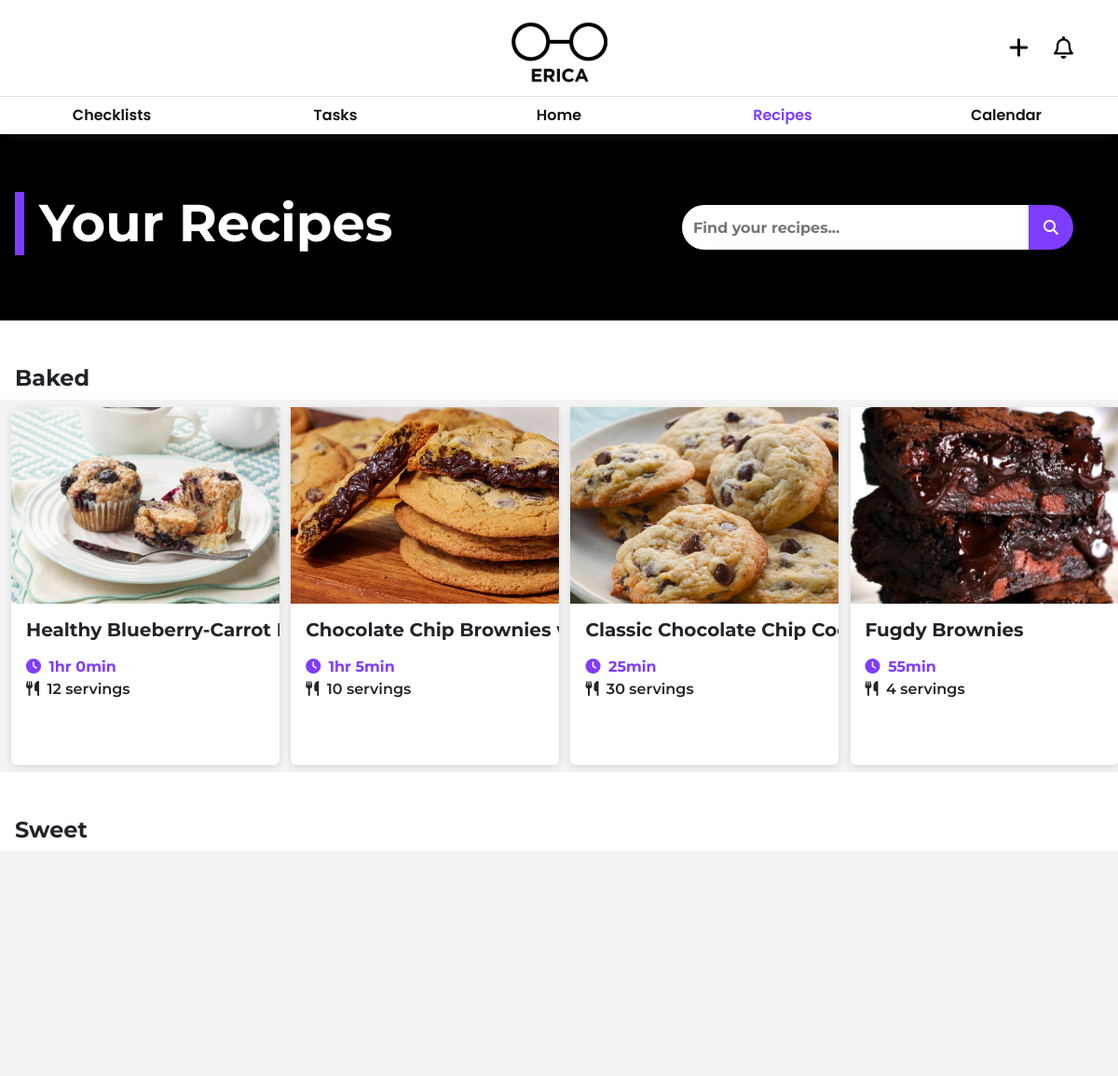
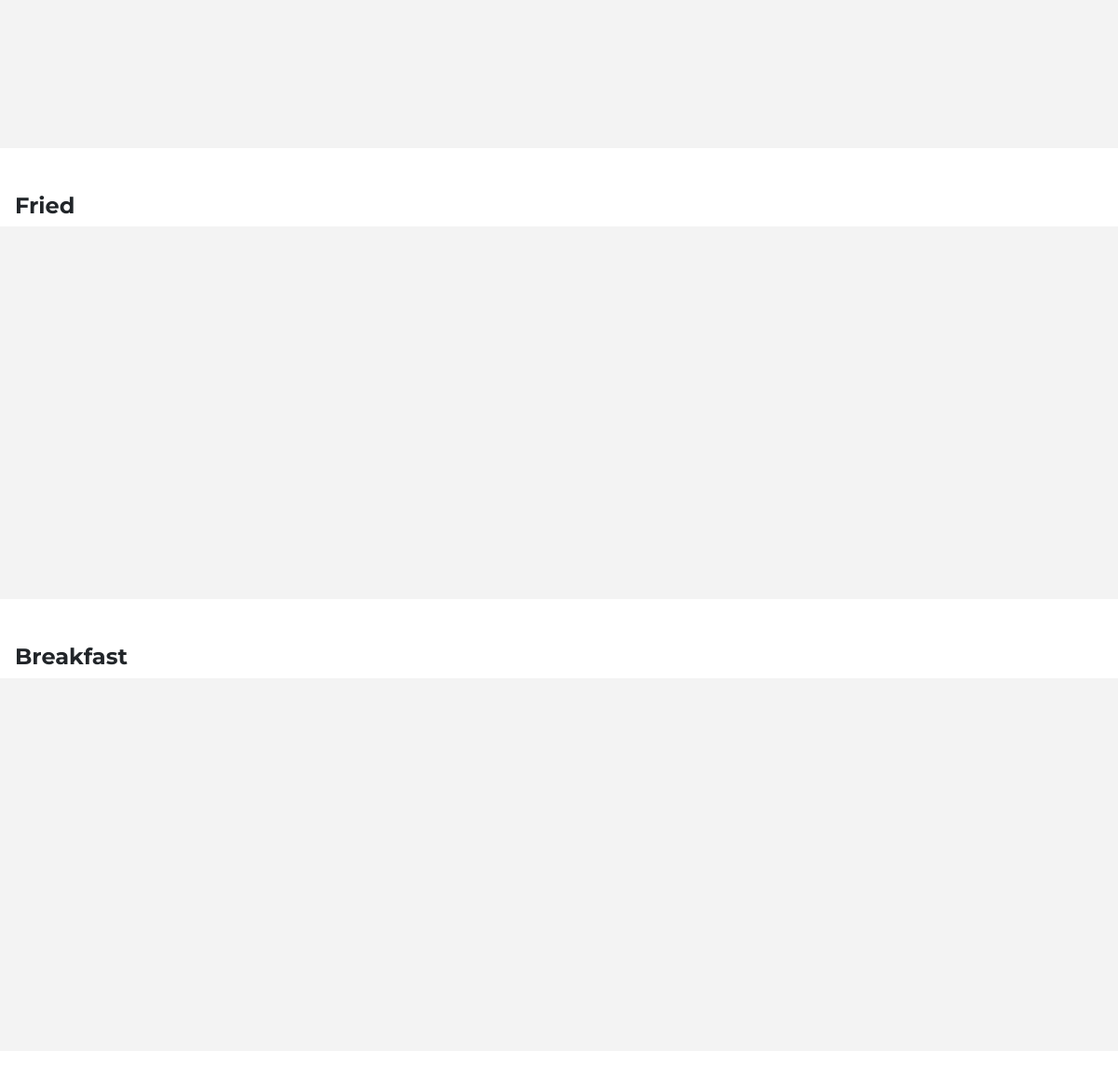
The app's page /recipes/ with its own data (2 pictures, top to bottom).
### EricaOne/models.py (models this page shows, shortened)
class Category(models.Model):
    name = models.CharField(max_length=255)
    def __str__(self):
        return self.name
    class Meta:
        verbose_name_plural = "Categories"

class Dish(models.Model):
    name = models.CharField(max_length=255)
    prep_minutes = models.IntegerField(default=0)
    prep_hours = models.IntegerField(default=0)
    servings = models.IntegerField()
    aliases = models.JSONField(blank=True, null=True)
    categories = models.ManyToManyField(Category)
    image = models.ImageField(upload_to='dish_images/', blank=True, null=True, max_length=255)
    @property
    def get_categories(self):
        return list(category for category in self.categories.all())
    class Meta:
        verbose_name_plural = "Dishes"

### EricaOne/views.py (the view)
# urls.py: path("recipes/", views.recipes, name="recipes"),
def recipes(request):
    all_categories = Category.objects.all()
    categories = sample(list(all_categories), 4)
    dishes = []
    all_dishes = Dish.objects.all()
    for category in categories:
        dishcount = 0
        for dish in all_dishes:
            if category in dish.get_categories:
                dishes.append(dish)
                dishcount += 1
                if dishcount == 4:
                    break
    if request.method == "POST":
        dishForm = NewDish(request.POST)
        if dishForm.is_valid():
            dish = Dish(name=dishForm.cleaned_data["name"],
                        prep_hours=dishForm.cleaned_data["prep_hours"],
                        prep_minutes=dishForm.cleaned_data["prep_minutes"],
                        servings=dishForm.cleaned_data["servings"])
            if dishForm.cleaned_data["aliases"] is not None:
                dish.aliases = dishForm.cleaned_data["aliases"]
            dish.image = request.FILES.get("image")
            dish.save()
            return redirect(reverse(f"recipe", args=[dish.id]))
    else:
        dishForm = NewDish()
    context = {
        'dishForm': dishForm,
        'categories': categories,
        'dishes': dishes,
    }
    return render(request, 'EricaOne/recipes.html', context)

### EricaOne/forms.py
class NewDish(forms.Form):
    name = forms.CharField(label="Dish Name", max_length=255, required=True)
    prep_hours = forms.IntegerField(required=True)
    prep_minutes = forms.IntegerField(required=True)
    servings = forms.IntegerField(required=True)
    aliases = forms.JSONField(required=False)
    image = forms.ImageField(required=False)
    categories = forms.ModelMultipleChoiceField(
        queryset=Category.objects.all(),
        widget=forms.CheckboxSelectMultiple,
        required=False
    )

### EricaOne/templates/EricaOne/recipes.html (shortened to what this page needs)
{% extends 'EricaOne/base.html' %}
{% load static %}
{% block recipes_styles %}
    <link rel="stylesheet" href="{% static 'EricaOne/recipes.css' %}">
{% endblock %}
{% block addDish %}
    <a href="#newDish" class="newDish-toggle" data-bs-toggle="offcanvas" data-bs-target="#newDish" role="button" aria-controls="newDish"><i class="fa-solid fa-plus nav-icon"></i></a>
{% endblock%}
{% block content %}
    <div class="recipes-header mb-5">
        <h2 class="page-header display-4 mx-3 ps-3">
            Your Recipes
        </h2>
        <div class="searchbar mx-5">
            <input type="search" name="searchbar" id="id_searchbar" placeholder="Find your recipes...">
            <a class="searchbar-icon" href="http://"><i class="fa-solid fa-magnifying-glass"></i></a>
        </div>
    </div>
    {% for category in categories %}
        <h4 class="category-label mx-3 my-2">{{category}}</h4>
        <div class="dish-row p-2 mb-5">
            {% for dish in dishes %}
                {% if forloop.counter <= 4 %}
                    {% if category in dish.get_categories%}
                        <div class="dish-column col-4 col-lg-3 px-1">
                            <div class="card dish-card">
                                <div class="dish-image">
                                    {% if dish.image %}
                                        <img src="{{dish.image.url}}" class="dish-img">
                                    {% else %}
                                        <img src="{% static 'EricaOne/images/brand/no-image.png' %}" class="dish-img">
                                    {% endif %}
                                </div>
                                <div class="dish-info p-3">
                                    <h5 class="dish-title mb-3">{{dish.name}}</h5>
                                    <p class="dish-prep m-0">
                                        <i class="fa-solid fa-clock prep-icon pe-1"></i>
                                        {% if dish.prep_hours != 0 %}
                                            {{dish.prep_hours}}hr
                                        {%endif%}
                                        {{dish.prep_minutes}}min
                                    </p>
                                    <p class="dish-servings m-0">
                                        <i class="fa-solid fa-utensils pe-1"></i>
                                        {{dish.servings}} servings
                                    </p>
                                </div>
                            </div>
                        </div>
                    {% endif %}
                {% endif %}
            {% endfor %}
        </div>
    {% endfor %}
{% endblock %}

### EricaOne/templates/EricaOne/base.html (shortened to what this page needs)
{% load static %}
<!DOCTYPE html>
<html lang="en">
<head>
    <link href="https://cdn.jsdelivr.net/npm/bootstrap@5.3.2/dist/css/bootstrap.min.css" rel="stylesheet">
    <link rel="stylesheet" href="{% static 'EricaOne/base.css' %}">
    {% block recipes_styles %}{% endblock %}
</head>
<body>
    <nav class="logo-nav navbar navbar-expand-md p-0">
        <div class="container-fluid logo-nav-container justify-content-center">
            <a href="/"  class="nav-logo"><img src="{% static 'EricaOne/brand/logos/text-logo-black.png' %}" alt="" class="nav-logo-img"></a>
            <a href="#sidebar" class="noti-toggle" data-bs-toggle="offcanvas" role="button" aria-controls="sidebar"><i class="fa-regular fa-bell nav-icon"></i></a>
            {% block addDish %}{% endblock %}
        </div>
    </nav>
    <nav class="navbar navbar-expand-md p-0">
        <div class="container-fluid logo-nav-container p-0">
            <div id="main-nav" class="collapse navbar-collapse align-items-center">
                <ul class="navbar-nav justify-content-evenly">
                    <li class="nav-item text-center">
                        <a href="#" class="nav-link">Checklists</a>
                    </li>
                    <li class="nav-item text-center">
                        <a href="#" class="nav-link">Tasks</a>
                    </li>
                    <li class="nav-item text-center">
                        <a href="{% url 'home' %}" class="nav-link">Home</a>
                    </li>
                    <li id="recipes-nav-item" class="nav-item text-center">
                        <a id="recipes-nav-link" href="{% url 'recipes' %}" class="nav-link">Recipes</a>
                    </li>
                    <li class="nav-item text-center">
                        <a href="#" class="nav-link">Calendar</a>
                    </li>
                </ul>
            </div>
        </div>
    </nav>
    <div id="content" name="content">
        <div class="container-fluid">
            {% block content %}
            {% endblock %}
        </div>
    </div>
</body>
</html>

### EricaOne/static/EricaOne/base.css (style rules this page uses)
* { font-family: 'Montserrat', 'Poppins', 'Didact Gothic'; }
.logo-nav { height: 13vh; border-bottom: 1px solid #0000001f; }
.logo-nav-container { height: 100%; }
.nav-logo { height: 100%; }
.nav-logo-img { width: 100%; height: 100%; object-fit: contain; }
.nav-icon { color: #000000; }
.noti-toggle { right: 0; margin-right: 4vw; border: none; background: none; font-size: 1.5em; position: absolute; transition: all 0.2s ease; }
.navbar-nav { width: 100%; box-shadow: rgba(99, 99, 99, 0.2) 0px 8px 8px -6px; }
.nav-item { width: 100%; position: relative; transition: all 0.3s ease; }
.nav-item::after { left: 0; bottom: 0; width: 0px; height: 2px; content: ''; position: absolute; transition: all 0.3s ease; background-color: #7e3cff; }
.nav-link { color: #131313; font-weight: 600; font-family: 'Poppins'; }

### EricaOne/static/EricaOne/recipes.css (style rules this page uses)
* { box-sizing: border-box; font-family: 'Montserrat'; }
.container-fluid { padding: 0; }
.recipes-header { height: 25vh; display: flex; align-items: center; justify-content: space-between; background-color: #000000; }
.page-header { color: #ffffff; font-weight: 700; border-left: 10px solid #7e3cff; }
.searchbar { width: 35%; display: flex; position: relative; align-items: center; }
#id_searchbar { width: 98%; height: 6vh; padding: 1vw; outline: none; border: none; font-weight: 700; border-radius: 6vh; }
.searchbar-icon { right: 0; width: 4vw; height: 6vh; display: flex; color: #ffffff; position: absolute; align-items: center; text-decoration: none; justify-content: center; border-top-right-radius: 6vh; border-bottom-right-radius: 6vh; background-color: #7e3cff; transition: all 0.3s ease; }
.dish-row { height: 50vh; white-space: nowrap; overflow-x: auto; background-color: #0000000c; }
.dish-column { height: 100%; display: inline-block; }
.dish-card { height: 100%; border: none; cursor: pointer; position: relative; box-shadow: rgba(99, 99, 99, 0.2) 0px 2px 8px 0px; }
.dish-image { width: 100%; height: 55%; }
.dish-img { width: 100%; height: 100%; object-fit: cover; }
.dish-info { height: 45%; white-space: nowrap; overflow-x: hidden; }
.dish-title { font-weight: 700; }
.dish-prep, .prep-icon { color: #7e3cff; font-weight: 700; }
.dish-servings { font-weight: 600;; }
.newDish-toggle { right: 0; border: none; margin-right: 8vw; background: none; font-size: 1.5em; position: absolute; transition: all 0.3s ease; }
.category-label { font-weight: 700; }

### records on screen
Category: name "Baked"
Dish: image (picture), name "Healthy Blueberry-Carrot…", prep_hours "1", prep_minutes "0", servings "12"
Dish: image (picture), name "Chocolate Chip Brownies…", prep_hours "1", prep_minutes "5", servings "10"
Dish: image (picture), name "Classic Chocolate Chip…", prep_minutes "25", servings "30"
Dish: image (picture), name "Fugdy Brownies", prep_minutes "55", servings "4"
Category: name "Sweet"
Category: name "Fried"
Category: name "Breakfast"
